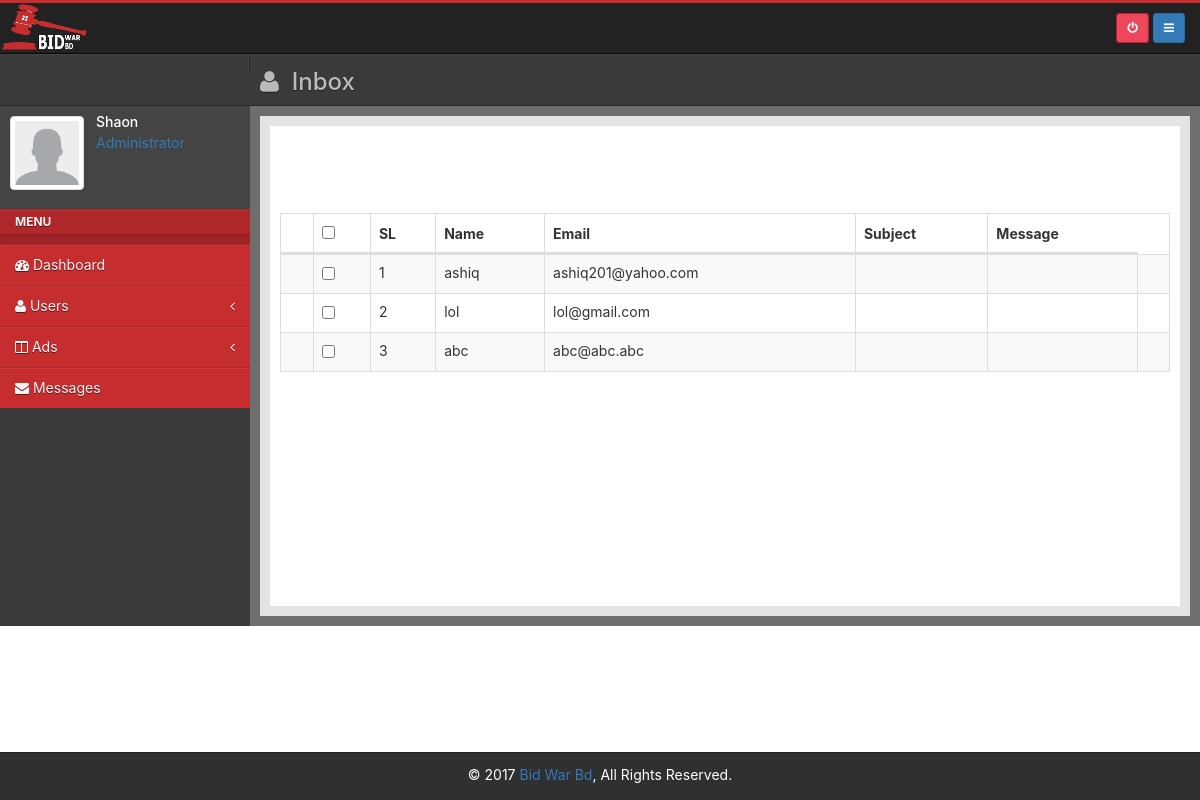
/admin/inbox.php (signed in), run on the app's committed database.
### tables this page shows
CREATE TABLE IF NOT EXISTS `users` (
`id` int(11) NOT NULL,
  `name` varchar(50) NOT NULL,
  `email` varchar(30) NOT NULL,
  `password` varchar(50) NOT NULL,
  `mobile` varchar(20) NOT NULL,
  `district` varchar(50) NOT NULL,
  `address` varchar(50) NOT NULL,
  `city` varchar(30) NOT NULL,
  `zipcode` varchar(30) NOT NULL,
  `image` varchar(500) NOT NULL,
  `amount` int(30) NOT NULL,
  `ban` varchar(20) DEFAULT NULL,
  `approved` varchar(15) DEFAULT NULL,
  `transaction_id` varchar(500) NOT NULL,
  `user_cash` int(11) NOT NULL,
  `trans_approved` varchar(11) DEFAULT NULL
);

### BidWarBd/User.php (called while the page is built, shortened)
<?php
class User
{
    public $conn;
    public function __construct()
    {
        $this->conn = mysqli_connect("localhost", "root", "", "bidwarbd");
    }
    function transactionDealing()
    {
        $transData = array();
        $sql = "select * from users where trans_approved is NULL";
        $result = mysqli_query($this->conn, $sql);
        while ($row = mysqli_fetch_object($result))
            $transData[] = $row;
        return $transData;
    }
}

### admin/inbox.php (the view, shortened to what this page needs)
<?php
include 'inc/header.php';
$user = new User();
$transactionData = $user->transactionDealing();
?>
    <div class="main-bar">
        <h3>
            <i class="fa fa-user"></i>&nbsp; Inbox
        </h3>
    </div>
<?php include 'inc/sidebar.php'; ?>
    <div id="content">
        <div class="outer">
            <div class="inner bg-light lter">
                <div class="row">
                    <form action="deleteSelected.php" method="post">
                        <div class="col-md-12" style="margin:30px auto 0 auto;">
                        </div>
                        <div class="col-md-12" style="margin-top:50px;margin-bottom: 50px;">
                            <table id="example" class="table table-striped table-bordered dt-responsive nowrap"
                                   cellspacing="0"
                                   width="100%">
                                <thead>
                                <tr>
                                    <th><input hidden type="text" name="new_user" value="1"></th>
                                    <th><input type="checkbox" id="checkall"/></th>
                                    <th>SL</th>
                                    <th>Name</th>
                                    <th>Email</th>
                                    <th>Subject</th>
                                    <th>Message</th>
                                </tr>
                                </thead>
                                <tbody>
                                <?php
                                $serialNumber = 1;
                                foreach ($transactionData as $trans) {
                                    ?>
                                    <tr>
                                        <td></td>
                                        <td><input type="checkbox" name="mark[]" value="<?php echo $trans->id ?>"
                                                   class="checkthis"/></td>
                                        <td><?php echo $serialNumber++ ?></td>
                                        <td><?php echo $trans->name ?></td>
                                        <td><?php echo $trans->email ?></td>
                                        <td></td>
                                        <td></td>
                                        <td>
                                        </td>
                                    </tr>
                                    <?php
                                }
                                ?>
                                </tbody>
                            </table>
                        </div>
                    </form>
                </div>
            </div>
        </div>
    </div>
<?php include 'inc/footer.php'; ?>

### admin/assets/css/main.css (style rules this page uses)
body { font-family: -apple-system, system-ui, BlinkMacSystemFont, "Segoe UI", Roboto, "Helvetica Neue", Arial, sans-serif; }
html { position: relative; min-height: 100%; }
body { margin-bottom: 48px; }
@media (min-width: 768px) { #content { transition: all 0.3s ease-in-out; overflow: hidden; } }
.head .main-bar { padding: 10px; }
.head .main-bar h3 { margin-top: 0; margin-bottom: 0; color: #bababa; }
@media (min-width: 768px) { .head .main-bar h3 { margin-top: 5px; } }
@media (min-width: 768px) { .main-bar { display: block; overflow: hidden; } }
#content { transition: width 0.4s; }
.outer { padding: 10px; background-color: #6e6e6e; }
.outer:before, .outer:after { content: " "; display: table; }
.outer:after { clear: both; }
.inner { position: relative; min-height: 1px; padding-right: 10px; padding-left: 10px; background: #fff; border: 10px solid #e4e4e4; }
@media (min-width: 768px) { .inner { float: left; width: 100%; } }
.bg-light { background-color: #eee; color: #333 !important; }
.bg-light.lter, .bg-light > .lter { background-color: #ffffff !important; min-height: 500px; }

### data on the page
users: name "ashiq", email "ashiq201@yahoo.com"
users: name "lol", email "lol@gmail.com"
users: name "abc", email "abc@abc.abc"
